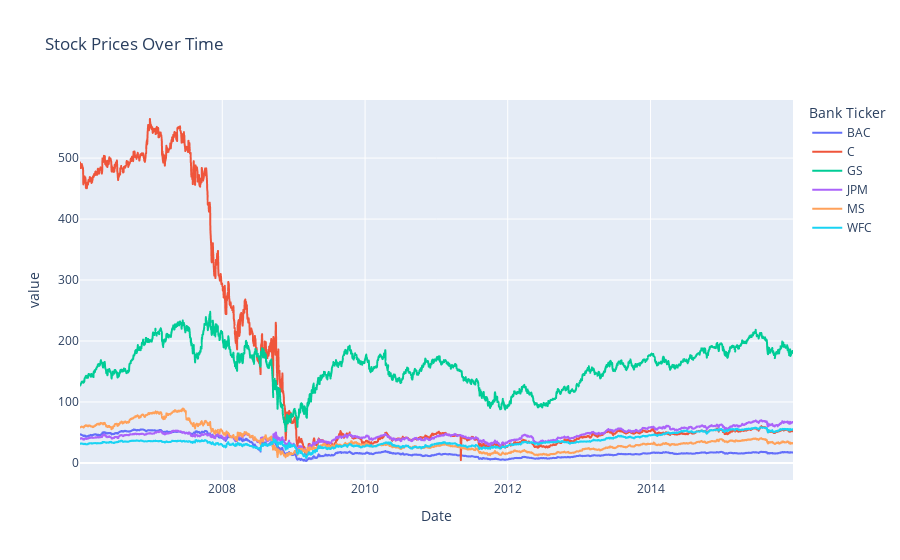

The code cell stored with this chart in its notebook:
### Code cell
df = bank_stocks.xs(key="Close", axis=1, level="Stock Info")

fig = px.line(df, x=df.index, y=df.columns, title="Stock Prices Over Time")
fig.show()

### Figure 1 — Plotly figure (JSON) as saved in the notebook; plotly's stock layout.template omitted (floating-point values rounded to 4 significant figures; data arrays with more than 128 entries replaced by an {"elided": "..."} marker saying what was removed)
{"data": [{"hovertemplate": "Bank Ticker=BAC<br>Date=%{x}<br>value=%{y}<extra></extra>", "legendgroup": "BAC", "line": {"color": "#636efa", "dash": "solid"}, "marker": {"symbol": "circle"}, "mode": "lines", "name": "BAC", "showlegend": true, "type": "scattergl", "x": {"elided": "2517 str values"}, "xaxis": "x", "y": {"elided": "2517 float values"}, "yaxis": "y"}, {"hovertemplate": "Bank Ticker=C<br>Date=%{x}<br>value=%{y}<extra></extra>", "legendgroup": "C", "line": {"color": "#EF553B", "dash": "solid"}, "marker": {"symbol": "circle"}, "mode": "lines", "name": "C", "showlegend": true, "type": "scattergl", "x": {"elided": "2517 str values"}, "xaxis": "x", "y": {"elided": "2517 float values"}, "yaxis": "y"}, {"hovertemplate": "Bank Ticker=GS<br>Date=%{x}<br>value=%{y}<extra></extra>", "legendgroup": "GS", "line": {"color": "#00cc96", "dash": "solid"}, "marker": {"symbol": "circle"}, "mode": "lines", "name": "GS", "showlegend": true, "type": "scattergl", "x": {"elided": "2517 str values"}, "xaxis": "x", "y": {"elided": "2517 float values"}, "yaxis": "y"}, {"hovertemplate": "Bank Ticker=JPM<br>Date=%{x}<br>value=%{y}<extra></extra>", "legendgroup": "JPM", "line": {"color": "#ab63fa", "dash": "solid"}, "marker": {"symbol": "circle"}, "mode": "lines", "name": "JPM", "showlegend": true, "type": "scattergl", "x": {"elided": "2517 str values"}, "xaxis": "x", "y": {"elided": "2517 float values"}, "yaxis": "y"}, {"hovertemplate": "Bank Ticker=MS<br>Date=%{x}<br>value=%{y}<extra></extra>", "legendgroup": "MS", "line": {"color": "#FFA15A", "dash": "solid"}, "marker": {"symbol": "circle"}, "mode": "lines", "name": "MS", "showlegend": true, "type": "scattergl", "x": {"elided": "2517 str values"}, "xaxis": "x", "y": {"elided": "2517 float values"}, "yaxis": "y"}, {"hovertemplate": "Bank Ticker=WFC<br>Date=%{x}<br>value=%{y}<extra></extra>", "legendgroup": "WFC", "line": {"color": "#19d3f3", "dash": "solid"}, "marker": {"symbol": "circle"}, "mode": "lines", "name": "WFC", "showlegend": true, "type": "scattergl", "x": {"elided": "2517 str values"}, "xaxis": "x", "y": {"elided": "2517 float values"}, "yaxis": "y"}], "layout": {"legend": {"title": {"text": "Bank Ticker"}, "tracegroupgap": 0}, "title": {"text": "Stock Prices Over Time"}, "xaxis": {"anchor": "y", "domain": [0, 1], "title": {"text": "Date"}}, "yaxis": {"anchor": "x", "domain": [0, 1], "title": {"text": "value"}}}}
